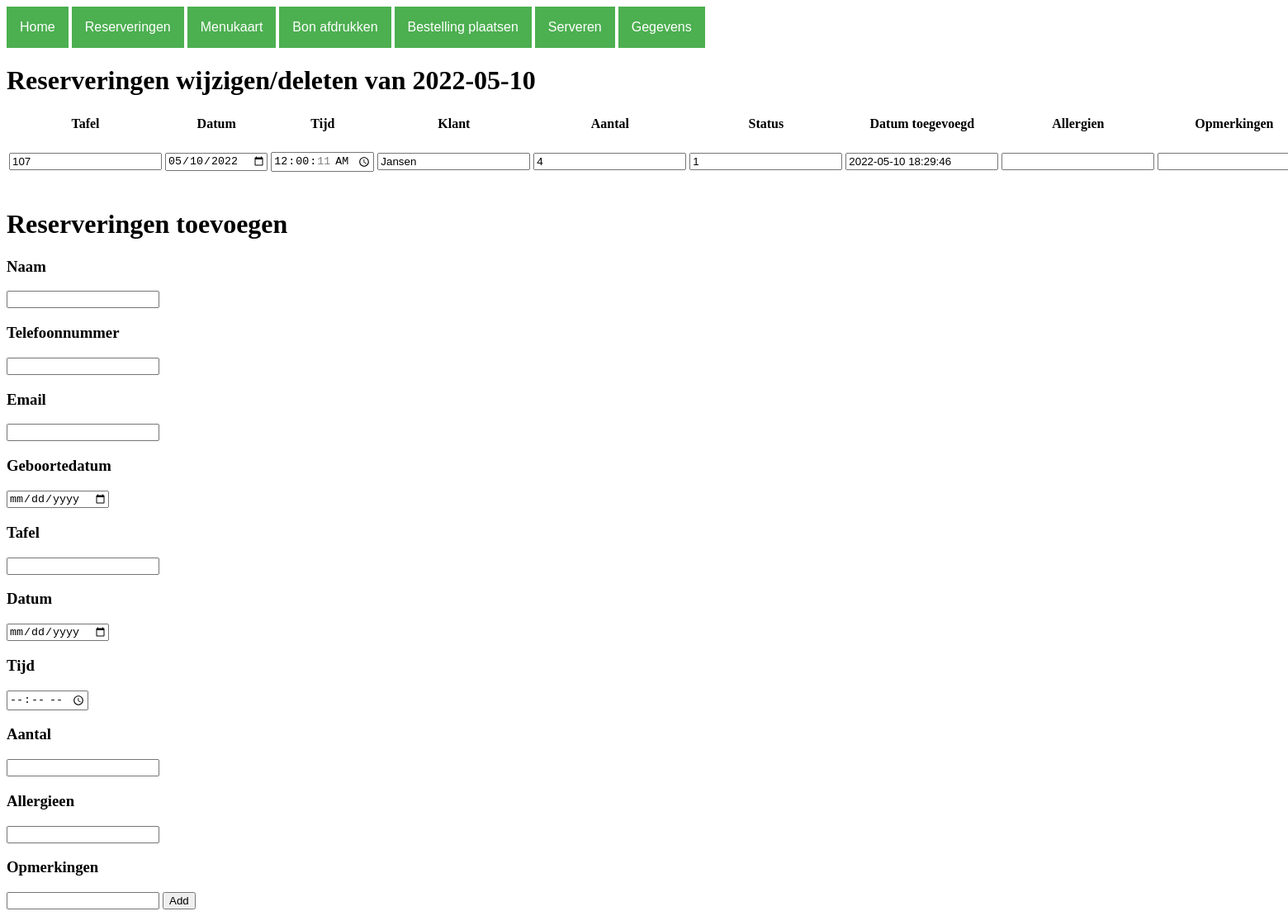
The app's page /reserveringen.php with its own data.
### tables this page shows
CREATE TABLE reserveringen (
	ID INT(11) NOT NULL AUTO_INCREMENT UNIQUE,
	Tafel INT(11) NOT NULL,
	Datum DATE NOT NULL,
	Tijd TIME NOT NULL,
	Klant_ID INT(11) NOT NULL,
	Aantal INT(11) NOT NULL,
	Status TINYINT(4) NOT NULL DEFAULT '1', 
	Datum_toegevoegd TIMESTAMP DEFAULT CURRENT_TIMESTAMP NOT NULL ,
	Allergieen TEXT,
	Opmerkingen TEXT,
	 
	PRIMARY KEY (ID),
	FOREIGN KEY (Klant_ID) REFERENCES klanten(ID)
);

CREATE TABLE klanten (
	ID INT(11) NOT NULL AUTO_INCREMENT UNIQUE,
	Naam VARCHAR(20) NOT NULL,
	Telefoon VARCHAR(11) NOT NULL, 
	Email VARCHAR(128) NOT NULL,
	Birthday DATE NOT NULL,
	 
	PRIMARY KEY (ID)
);

### database.php (called while the page is built, shortened)
<?php
class database{
    private $db;
    function __construct(){
        $this->db_server = 'localhost';
        $this->db_username = 'root';
        $this->db_password = '';
        $this->db_name = 'examen';
        $dsn = "mysql:host=$this->db_server;dbname=$this->db_name;charset=utf8mb4";
        $options = [
            PDO::ATTR_ERRMODE            => PDO::ERRMODE_EXCEPTION,
            PDO::ATTR_DEFAULT_FETCH_MODE => PDO::FETCH_ASSOC,
            PDO::ATTR_EMULATE_PREPARES   => false,
        ];
        try {
             $this->db = new PDO($dsn, $this->db_username, $this->db_password, $options);
        } catch (\PDOException $e) {
             throw new \PDOException($e->getMessage(), (int)$e->getCode());
        }
    }
	public function select($statement, $named_placeholder){
        $statement = $this->db->prepare($statement);
        $statement->execute($named_placeholder);
        $result = $statement->fetchAll(PDO::FETCH_ASSOC);
        return $result;
    }
}
?>

### reserveringen.php (the view, shortened to what this page needs)
<?php
include 'database.php';
$db = new database();
$current_date = date('Y-m-d');
$reserveringen = $db->select("SELECT * FROM reserveringen INNER JOIN klanten on reserveringen.Klant_ID = klanten.ID WHERE reserveringen.Datum = :lala AND Status = 1",[':lala' => $current_date]);
if (!empty($reserveringen)) {
	$row_data = array_values($reserveringen);
}
?>
<!DOCTYPE html>
<html>
<head>
	<link rel="stylesheet" type="text/css" href="style.css">
</head>
<body>
	<?php include 'navigatie.php'; ?>
	<?php if (!empty($reserveringen)) { ?>
	<table>
		<thead>
			<tr>
				<th>Tafel</th>
				<th>Datum</th>
				<th>Tijd</th>
				<th>Klant</th>
				<th>Aantal</th>
				<th>Status</th>
				<th>Datum toegevoegd</th>
				<th>Allergien</th>
				<th>Opmerkingen</th>
			</tr>
		</thead>
		<tbody>
			<h1>Reserveringen wijzigen/deleten van <?php echo $current_date ?></h1>
			<?php foreach ($row_data AS $data) { ?>
				<form method="post">
					<tr>
						<td><input type="number" name="tafel" value="<?php echo $data["Tafel"] ?>"></td>
						<td><input type="date" name="datum" value="<?php echo $data["Datum"] ?>"></td>
						<td><input type="time" name="tijd" value="<?php echo $data["Tijd"] ?>"></td>
						<td><input type="text" name="naam" value="<?php echo $data["Naam"] ?>"></td>
						<td><input type="number" name="aantal" value="<?php echo $data["Aantal"] ?>"></td>
						<td><input type="number" name="status" value="<?php echo $data["Status"] ?>"></td>
						<td><input type="datetime" name="datum_toegevoegd" value="<?php echo $data["Datum_toegevoegd"] ?>"></td>
						<td><input type="text" name="allergieen" value="<?php echo $data["Allergieen"] ?>"></td>
						<td><input type="text" name="opmerkingen" value="<?php echo $data["Opmerkingen"] ?>"></td>
					</tr>
				</form>
			<?php } ?>
		</tbody>
	</table>
<?php }else{
	echo "<h1>Geen reserveringen op deze dag</h1>";
} ?>
	<form method="post">
		<h1>Reserveringen toevoegen</h1>
		<h3>Naam</h3>
		<input required type="text" name="naam">
		<h3>Telefoonnummer</h3>
		<input required type="number" name="telefoon">
		<h3>Email</h3>
		<input required type="email" name="email">
		<h3>Geboortedatum</h3>
		<input required type="date" name="bday">
		<h3>Tafel</h3>
		<input required type="number" name="tafel">
		<h3>Datum</h3>
		<input required type="date" name="datum">
		<h3>Tijd</h3>
		<input required type="time" name="tijd">
		<h3>Aantal</h3>
		<input required type="number" name="aantal">
		<h3>Allergieen</h3>
		<input type="text" name="allergieen">
		<h3>Opmerkingen</h3>
		<input type="text" name="opmerkingen">
		<button type="sumbit" name="add" onclick="return confirm('Are you sure you want to add this person?');">Add</button>
	</form>
</body>
</html>

### records on screen
reserveringen: tafel "107", datum "05/10/2022", tijd "00:00:11", naam "Jansen", aantal "4", status "1", datum_toegevoegd "2022-05-10 18:29:46"
